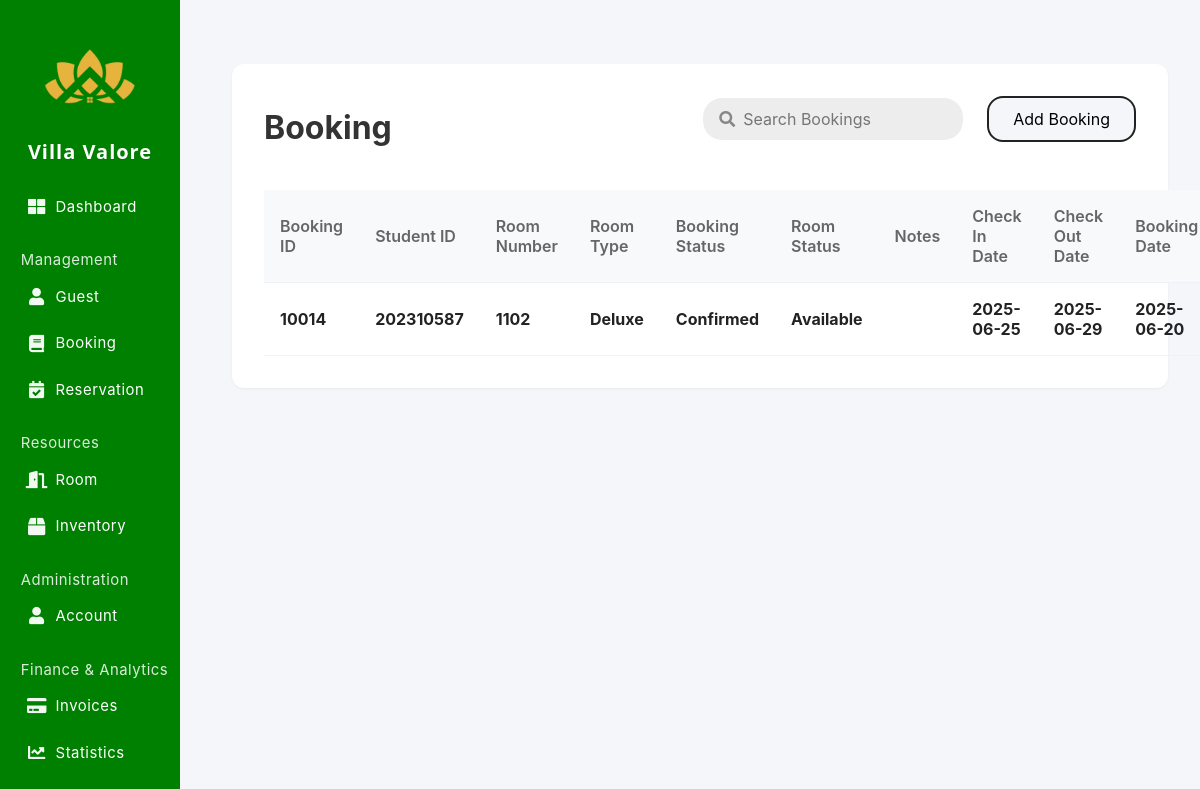
Page /admin/booking.php on the earlier database version.
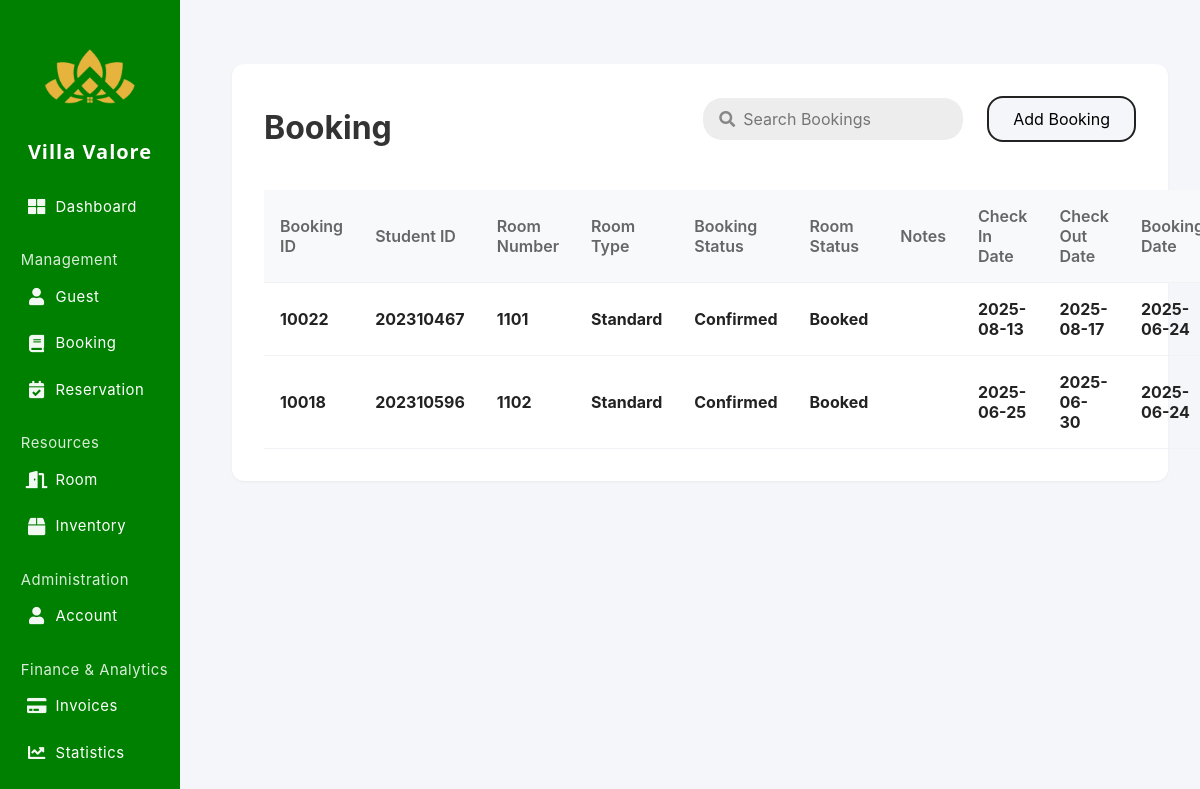
Same page on the later database version.
### tables this page shows
CREATE TABLE `booking` (
  `BookingID` int(11) NOT NULL,
  `ReservationID` varchar(32) DEFAULT NULL,
  `BookingCode` varchar(32) DEFAULT NULL,
  `StudentID` int(11) NOT NULL,
  `RoomNumber` int(11) NOT NULL,
  `RoomType` enum('Standard','Deluxe','Suite','') NOT NULL,
  `BookingStatus` enum('Pending','Confirmed','Cancelled','Completed') NOT NULL,
  `RoomStatus` enum('Available','Booked','Reserved','Maintenance','Cleaning') NOT NULL,
  `Notes` text NOT NULL,
  `CheckInDate` date NOT NULL,
  `CheckOutDate` date NOT NULL,
  `BookingDate` date NOT NULL,
  `Price` decimal(10,0) NOT NULL
);

### admin/booking.php (the view, shortened to what this page needs)
<?php
include 'connections.php';
$where = [];
$params = [];
if (count($where) > 0) {
  $sql = "SELECT * FROM booking WHERE " . implode(' AND ', $where) . " ORDER BY BookingID DESC";
  $stmt = $conn->prepare($sql);
  if ($params) {
    $types = str_repeat('s', count($params));
    $stmt->bind_param($types, ...$params);
  }
  $stmt->execute();
  $resResult = $stmt->get_result();
} else {
  $resQuery = "SELECT * FROM booking ORDER BY BookingID DESC";
  $resResult = $conn->query($resQuery);
}
?>
<!DOCTYPE html>
<html lang="en">
<head>
  <link rel="stylesheet" href="https://cdnjs.cloudflare.com/ajax/libs/font-awesome/5.15.4/css/all.min.css">
</head>
<body>
  <div class="sidebar" id="sidebar">
            <div class="sidebar-logo">
                <img src="images/villavalorelogo.png" alt="Villa Valore Logo">
            </div>
            <div class="sidebar-title">Villa Valore</div>
            <div class="sidebar-nav-center">
                <div class="nav-section">
                    <a class="nav-link" href="index.php"><i class="fas fa-th-large"></i><span>Dashboard</span></a>
                </div>
                <div class="nav-section">
                    <span class="sidebar-section-label">Management</span>
                    <a class="nav-link" href="student.php"><i class="fas fa-user"></i><span>Guest</span></a>
                    <a class="nav-link" href="booking.php"><i class="fas fa-book"></i><span>Booking</span></a>
                    <a class="nav-link" href="reservation.php"><i class="fas fa-calendar-check"></i><span>Reservation</span></a>
                </div>
                <div class="nav-section">
                    <span class="sidebar-section-label">Resources</span>
                    <a class="nav-link" href="room.php"><i class="fas fa-door-open"></i><span>Room</span></a>
                    <a class="nav-link" href="inventory.php"><i class="fas fa-box"></i><span>Inventory</span></a>
                </div>
                <div class="nav-section">
                    <span class="sidebar-section-label">Administration</span>
                    <a class="nav-link" href="account.php"><i class="fas fa-user"></i><span>Account</span></a>
                </div>
                <div class="nav-section">
                    <span class="sidebar-section-label">Finance & Analytics</span>
                    <a class="nav-link" href="payment.php"><i class="fas fa-credit-card"></i><span>Invoices</span></a>
                    <a class="nav-link" href="statistics.php"><i class="fas fa-chart-line"></i><span>Statistics</span></a>
                </div>
            </div>
        </div>
<div class="main-content">
    <div class="reservation-section">
      <div style="display: flex; align-items: center; justify-content: space-between; margin-bottom: 1.5rem;">
        <h1 style="margin-bottom: 0; border-bottom: 4px solid rgb(255, 255, 255); display: inline-block; padding-bottom: 0.2rem;">Booking</h1>
        <div class="search-filter-bar">
          <div class="search-wrapper">
            <i class="fas fa-search search-icon"></i>
            <input type="text" id="searchInput" class="search-input" placeholder="Search Bookings">
          </div>
          <button class="create-btn" id="createBtn">Add Booking</button>
        </div>
      </div>
      <table class="reservation-table">
        <thead>
          <tr>
            <th>Booking ID</th>
            <th>Student ID</th>
            <th>Room Number</th>
            <th>Room Type</th>
            <th>Booking Status</th>
            <th>Room Status</th>
            <th>Notes</th>
            <th>Check In Date</th>
            <th>Check Out Date</th>
            <th>Booking Date</th>
          </tr>
        </thead>
        <tbody>
        <?php if ($resResult && $resResult->num_rows > 0): ?>
          <?php while($row = $resResult->fetch_assoc()): ?>
          <tr data-id="<?php echo $row['BookingID']; ?>">
            <td><b><?php echo $row['BookingID']; ?></b></td>
            <td><b><?php echo htmlspecialchars($row['StudentID']); ?></b></td>
            <td><b><?php echo htmlspecialchars($row['RoomNumber']); ?></b></td>
            <td><b><?php echo htmlspecialchars($row['RoomType']); ?></b></td>
            <td><b><?php echo htmlspecialchars($row['BookingStatus']); ?></b></td>
            <td><b><?php echo htmlspecialchars($row['RoomStatus']); ?></b></td>
            <td><b><?php echo htmlspecialchars($row['Notes']); ?></b></td>
            <td><b><?php echo htmlspecialchars($row['CheckInDate']); ?></b></td>
            <td><b><?php echo htmlspecialchars($row['CheckOutDate']); ?></b></td>
            <td><b><?php echo htmlspecialchars($row['BookingDate']); ?></b></td>
          </tr>
          <?php endwhile; ?>
        <?php else: ?>
          <tr><td colspan="7">No bookings found.</td></tr>
        <?php endif; ?>
        </tbody>
      </table>
    </div>
  </div>
</body>
</html>

Differences in the rows shown:
removed booking: BookingID "10014", StudentID "202310587", RoomNumber "1102", RoomType "Deluxe", BookingStatus "Confirmed", RoomStatus "Available", CheckInDate "2025-06-25", CheckOutDate "2025-06-29", BookingDate "2025-06-20"
added booking: BookingID "10022", StudentID "202310467", RoomNumber "1101", RoomType "Standard", BookingStatus "Confirmed", RoomStatus "Booked", CheckInDate "2025-08-13", CheckOutDate "2025-08-17", BookingDate "2025-06-24"
added booking: BookingID "10018", StudentID "202310596", RoomNumber "1102", RoomType "Standard", BookingStatus "Confirmed", RoomStatus "Booked", CheckInDate "2025-06-25", CheckOutDate "2025-06-30", BookingDate "2025-06-24"
